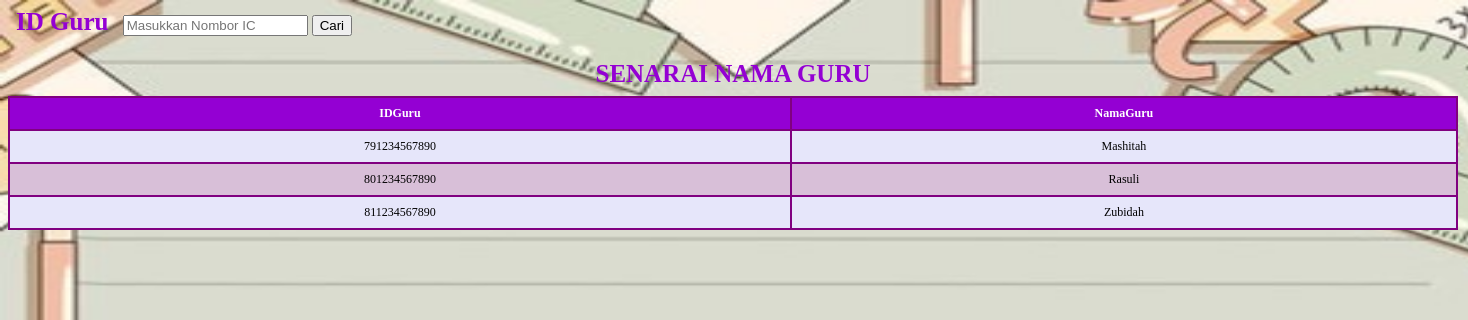
Screenshot of /guru_senaraiSEARCH.php with the database file from the repository.
### tables this page shows
CREATE TABLE `guru` (
  `IDGuru` varchar(12) NOT NULL,
  `NamaGuru` varchar(30) DEFAULT NULL,
  `Password_Guru` varchar(8) DEFAULT NULL
);

### guru_senaraiSEARCH.php (the view, shortened to what this page needs)
<?php
    include ('sambungan.php');
?>
<link rel="stylesheet" href="senarai.css">
<form method="get">
<label class="hola">ID Guru </label>
<input type="text" id="b-query" name="idguru" placeholder="Masukkan Nombor IC">
<button type="submit">Cari</button>
</form>
<table>
    <caption>SENARAI NAMA GURU</caption>
    <tr>
        <th>IDGuru</th>
        <th>NamaGuru</th>
    </tr>
    <?php
        $sql='select * from guru';
        $result=mysqli_query($sambungan,$sql);
        while ($guru=mysqli_fetch_array($result)){
            echo'<tr><td>'.$guru["IDGuru"].'</td>
                <td>'.$guru["NamaGuru"].'</td>
            </tr>';
        }
    ?>
</table>

### senarai.css (style rules this page uses)
table { margin-left: auto; margin-right: auto; font-family:verdana; font-size: 12px; font-weight: normal; text-align: center; width:1450px; margin: 0px; border-collapse: collapse; }
caption, .hola { font-size: 25px; font-weight: bold; color: darkviolet; padding: 8px; }
td,th { padding: 8px; border: 2px solid purple; }
tr:nth-child(odd) { background-color: thistle; }
tr:nth-child(even) { background-color: lavender; }
th { font-weight: bold; color: white; background-color: darkviolet; }

### rows the page displays
guru: IDGuru "791234567890", NamaGuru "Mashitah"
guru: IDGuru "801234567890", NamaGuru "Rasuli"
guru: IDGuru "811234567890", NamaGuru "Zubidah"
